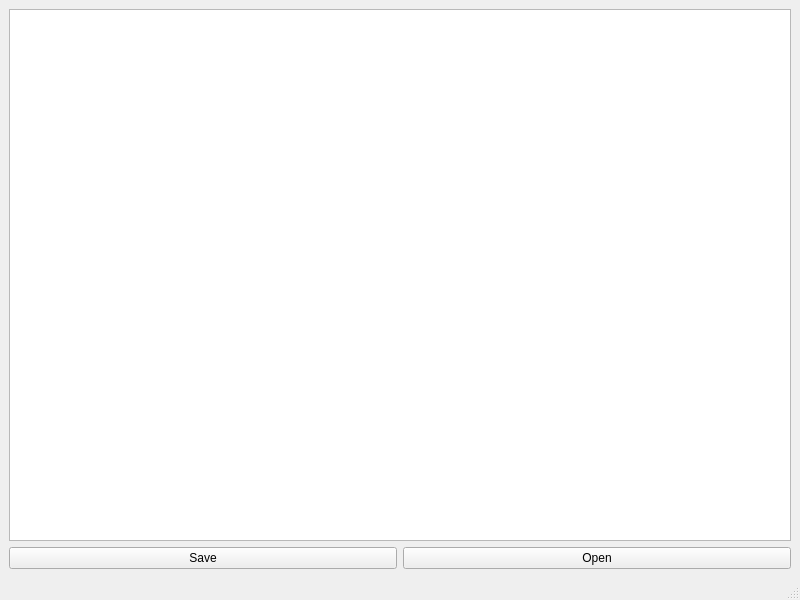
<?xml version="1.0" encoding="UTF-8"?>
<ui version="4.0">
 <class>MainWindow</class>
 <widget class="QMainWindow" name="MainWindow">
  <property name="geometry">
   <rect>
    <x>0</x>
    <y>0</y>
    <width>800</width>
    <height>600</height>
   </rect>
  </property>
  <property name="windowTitle">
   <string>MainWindow</string>
  </property>
  <widget class="QWidget" name="centralwidget">
   <layout class="QVBoxLayout" name="verticalLayout">
    <item>
     <widget class="QTextEdit" name="textEdit"/>
    </item>
    <item>
     <layout class="QHBoxLayout" name="horizontalLayout">
      <item>
       <widget class="QPushButton" name="save">
        <property name="text">
         <string>Save</string>
        </property>
       </widget>
      </item>
      <item>
       <widget class="QPushButton" name="open">
        <property name="text">
         <string>Open</string>
        </property>
       </widget>
      </item>
     </layout>
    </item>
   </layout>
  </widget>
  <widget class="QMenuBar" name="menubar">
   <property name="geometry">
    <rect>
     <x>0</x>
     <y>0</y>
     <width>800</width>
     <height>21</height>
    </rect>
   </property>
  </widget>
  <widget class="QStatusBar" name="statusbar"/>
 </widget>
 <resources/>
 <connections/>
</ui>
